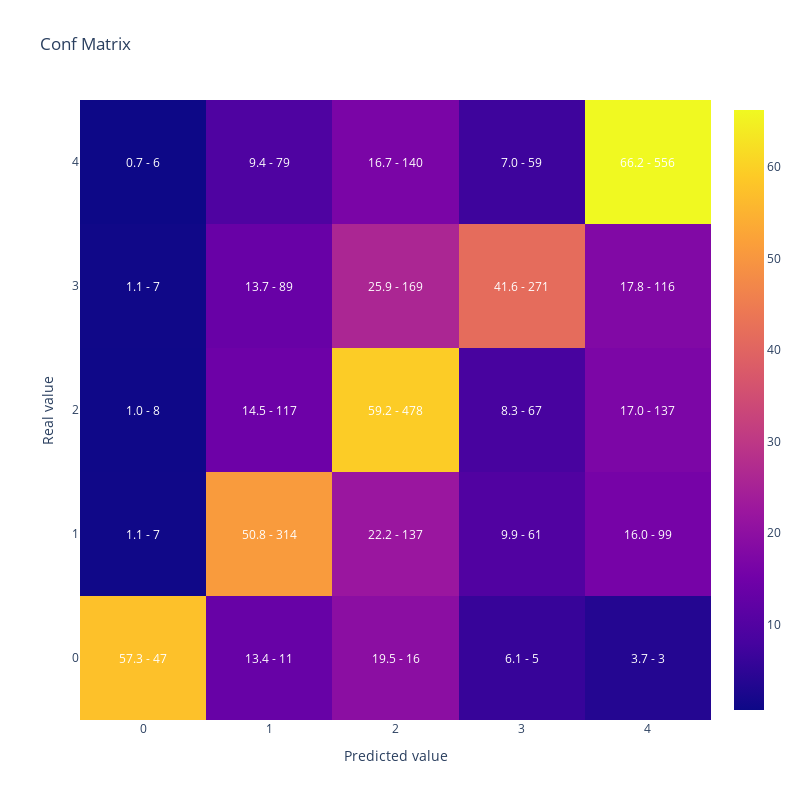

Notebook source saved alongside this figure:
### Code cell
#Vamos a replicar el resultado de la optimizacion reentrenando el modelo con el mejor conjunto de hiperparametros
#Generamos parametros incluyendo los fijos y la mejor solución que encontro optuna
lgb_params = {
    'objective': 'multiclass',
    'verbosity': -1,
    'num_class': len(y_train.unique())
}

# Update lgb_params with study.best_params
lgb_params.update(study.best_params)

lgb_train_dataset = lgb.Dataset(data=X_train,
                                label=y_train)


#Entreno
lgb_model = lgb.train(lgb_params,
                    lgb_train_dataset)

#Muestro matriz de confusion y kappa
display(plot_confusion_matrix(y_test,lgb_model.predict(X_test).argmax(axis=1)))

cohen_kappa_score(y_test,lgb_model.predict(X_test).argmax(axis=1),
                             weights = 'quadratic')

### Figure 1 — Plotly figure (JSON) as saved in the notebook; plotly's stock layout.template omitted (floating-point values rounded to 4 significant figures)
{"data": [{"type": "heatmap", "x": [0, 1, 2, 3, 4], "y": [0, 1, 2, 3, 4], "z": [[57.32, 13.41, 19.51, 6.098, 3.659], [1.133, 50.81, 22.17, 9.871, 16.02], [0.9913, 14.5, 59.23, 8.302, 16.98], [1.074, 13.65, 25.92, 41.56, 17.79], [0.7143, 9.405, 16.67, 7.024, 66.19]]}], "layout": {"annotations": [{"font": {"color": "white"}, "showarrow": false, "text": "57.3 - 47", "x": 0, "xref": "x", "y": 0, "yref": "y"}, {"font": {"color": "white"}, "showarrow": false, "text": "13.4 - 11", "x": 1, "xref": "x", "y": 0, "yref": "y"}, {"font": {"color": "white"}, "showarrow": false, "text": "19.5 - 16", "x": 2, "xref": "x", "y": 0, "yref": "y"}, {"font": {"color": "white"}, "showarrow": false, "text": "6.1 - 5", "x": 3, "xref": "x", "y": 0, "yref": "y"}, {"font": {"color": "white"}, "showarrow": false, "text": "3.7 - 3", "x": 4, "xref": "x", "y": 0, "yref": "y"}, {"font": {"color": "white"}, "showarrow": false, "text": "1.1 - 7", "x": 0, "xref": "x", "y": 1, "yref": "y"}, {"font": {"color": "white"}, "showarrow": false, "text": "50.8 - 314", "x": 1, "xref": "x", "y": 1, "yref": "y"}, {"font": {"color": "white"}, "showarrow": false, "text": "22.2 - 137", "x": 2, "xref": "x", "y": 1, "yref": "y"}, {"font": {"color": "white"}, "showarrow": false, "text": "9.9 - 61", "x": 3, "xref": "x", "y": 1, "yref": "y"}, {"font": {"color": "white"}, "showarrow": false, "text": "16.0 - 99", "x": 4, "xref": "x", "y": 1, "yref": "y"}, {"font": {"color": "white"}, "showarrow": false, "text": "1.0 - 8", "x": 0, "xref": "x", "y": 2, "yref": "y"}, {"font": {"color": "white"}, "showarrow": false, "text": "14.5 - 117", "x": 1, "xref": "x", "y": 2, "yref": "y"}, {"font": {"color": "white"}, "showarrow": false, "text": "59.2 - 478", "x": 2, "xref": "x", "y": 2, "yref": "y"}, {"font": {"color": "white"}, "showarrow": false, "text": "8.3 - 67", "x": 3, "xref": "x", "y": 2, "yref": "y"}, {"font": {"color": "white"}, "showarrow": false, "text": "17.0 - 137", "x": 4, "xref": "x", "y": 2, "yref": "y"}, {"font": {"color": "white"}, "showarrow": false, "text": "1.1 - 7", "x": 0, "xref": "x", "y": 3, "yref": "y"}, {"font": {"color": "white"}, "showarrow": false, "text": "13.7 - 89", "x": 1, "xref": "x", "y": 3, "yref": "y"}, {"font": {"color": "white"}, "showarrow": false, "text": "25.9 - 169", "x": 2, "xref": "x", "y": 3, "yref": "y"}, {"font": {"color": "white"}, "showarrow": false, "text": "41.6 - 271", "x": 3, "xref": "x", "y": 3, "yref": "y"}, {"font": {"color": "white"}, "showarrow": false, "text": "17.8 - 116", "x": 4, "xref": "x", "y": 3, "yref": "y"}, {"font": {"color": "white"}, "showarrow": false, "text": "0.7 - 6", "x": 0, "xref": "x", "y": 4, "yref": "y"}, {"font": {"color": "white"}, "showarrow": false, "text": "9.4 - 79", "x": 1, "xref": "x", "y": 4, "yref": "y"}, {"font": {"color": "white"}, "showarrow": false, "text": "16.7 - 140", "x": 2, "xref": "x", "y": 4, "yref": "y"}, {"font": {"color": "white"}, "showarrow": false, "text": "7.0 - 59", "x": 3, "xref": "x", "y": 4, "yref": "y"}, {"font": {"color": "white"}, "showarrow": false, "text": "66.2 - 556", "x": 4, "xref": "x", "y": 4, "yref": "y"}], "height": 800, "title": {"text": "Conf Matrix"}, "width": 800, "xaxis": {"title": {"text": "Predicted value"}}, "yaxis": {"title": {"text": "Real value"}}}}
